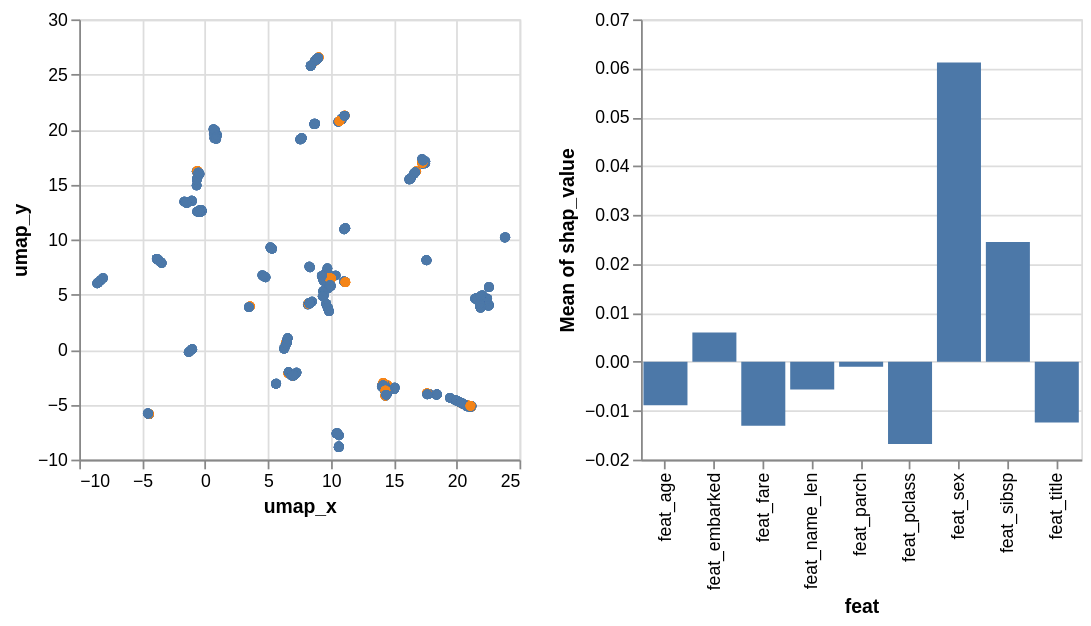

Express this chart as Vega-Lite.
### Vega specification from a JSON file in a GitHub repository (floating-point values rounded to 4 significant figures; data arrays with more than 128 entries replaced by an {"elided": "..."} marker saying what was removed)
{"$schema": "https://vega.github.io/schema/vega/v5.json", "background": "white", "padding": 5, "data": [{"name": "selector314_store"}, {"name": "selector315_store"}, {"name": "selector316_store"}, {"name": "data-a65be1c4d2c4fd82f8026b9ef18b6b31", "values": {"elided": "2655 records"}}, {"name": "data_1", "source": "data-a65be1c4d2c4fd82f8026b9ef18b6b31", "transform": [{"type": "filter", "expr": "isValid(datum[\"umap_x\"]) && isFinite(+datum[\"umap_x\"]) && isValid(datum[\"umap_y\"]) && isFinite(+datum[\"umap_y\"])"}]}, {"name": "data_2", "source": "data-a65be1c4d2c4fd82f8026b9ef18b6b31", "transform": [{"type": "filter", "expr": "!(length(data(\"selector314_store\"))) || (vlSelectionTest(\"selector314_store\", datum))"}, {"type": "aggregate", "groupby": ["feat"], "ops": ["mean"], "fields": ["shap_value"], "as": ["mean_shap_value"]}, {"type": "filter", "expr": "isValid(datum[\"mean_shap_value\"]) && isFinite(+datum[\"mean_shap_value\"])"}]}], "signals": [{"name": "childWidth", "value": 250}, {"name": "childHeight", "value": 250}, {"name": "unit", "value": {}, "on": [{"events": "mousemove", "update": "isTuple(group()) ? group() : unit"}]}, {"name": "selector314", "update": "vlSelectionResolve(\"selector314_store\", \"union\", true)"}, {"name": "selector315", "update": "{\"umap_x\": selector315_umap_x, \"umap_y\": selector315_umap_y}"}, {"name": "selector315_umap_x"}, {"name": "selector315_umap_y"}, {"name": "selector316", "update": "vlSelectionResolve(\"selector316_store\", \"union\")"}], "layout": {"padding": 20, "bounds": "full", "align": "each"}, "marks": [{"type": "group", "name": "concat_0_group", "style": "cell", "encode": {"update": {"width": {"signal": "childWidth"}, "height": {"signal": "childHeight"}}}, "signals": [{"name": "selector314_tuple", "on": [{"events": [{"source": "scope", "type": "click"}], "update": "datum && item().mark.marktype !== 'group' ? {unit: \"concat_0\", fields: selector314_tuple_fields, values: [(item().isVoronoi ? datum.datum : datum)[\"index\"]]} : null", "force": true}, {"events": [{"source": "scope", "type": "dblclick"}], "update": "null"}]}, {"name": "selector314_tuple_fields", "value": [{"type": "E", "field": "index"}]}, {"name": "selector314_toggle", "value": false, "on": [{"events": [{"source": "scope", "type": "click"}], "update": "event.shiftKey"}, {"events": [{"source": "scope", "type": "dblclick"}], "update": "false"}]}, {"name": "selector314_modify", "on": [{"events": {"signal": "selector314_tuple"}, "update": "modify(\"selector314_store\", selector314_toggle ? null : selector314_tuple, selector314_toggle ? null : true, selector314_toggle ? selector314_tuple : null)"}]}, {"name": "selector315_umap_x", "on": [{"events": {"signal": "selector315_translate_delta"}, "update": "panLinear(selector315_translate_anchor.extent_x, -selector315_translate_delta.x / childWidth)"}, {"events": {"signal": "selector315_zoom_delta"}, "update": "zoomLinear(domain(\"concat_0_x\"), selector315_zoom_anchor.x, selector315_zoom_delta)"}, {"events": [{"source": "scope", "type": "dblclick"}], "update": "null"}], "push": "outer"}, {"name": "selector315_umap_y", "on": [{"events": {"signal": "selector315_translate_delta"}, "update": "panLinear(selector315_translate_anchor.extent_y, selector315_translate_delta.y / childHeight)"}, {"events": {"signal": "selector315_zoom_delta"}, "update": "zoomLinear(domain(\"concat_0_y\"), selector315_zoom_anchor.y, selector315_zoom_delta)"}, {"events": [{"source": "scope", "type": "dblclick"}], "update": "null"}], "push": "outer"}, {"name": "selector315_tuple", "on": [{"events": [{"signal": "selector315_umap_x || selector315_umap_y"}], "update": "selector315_umap_x && selector315_umap_y ? {unit: \"concat_0\", fields: selector315_tuple_fields, values: [selector315_umap_x,selector315_umap_y]} : null"}]}, {"name": "selector315_tuple_fields", "value": [{"field": "umap_x", "channel": "x", "type": "R"}, {"field": "umap_y", "channel": "y", "type": "R"}]}, {"name": "selector315_translate_anchor", "value": {}, "on": [{"events": [{"source": "scope", "type": "mousedown"}], "update": "{x: x(unit), y: y(unit), extent_x: domain(\"concat_0_x\"), extent_y: domain(\"concat_0_y\")}"}]}, {"name": "selector315_translate_delta", "value": {}, "on": [{"events": [{"source": "window", "type": "mousemove", "consume": true, "between": [{"source": "scope", "type": "mousedown"}, {"source": "window", "type": "mouseup"}]}], "update": "{x: selector315_translate_anchor.x - x(unit), y: selector315_translate_anchor.y - y(unit)}"}]}, {"name": "selector315_zoom_anchor", "on": [{"events": [{"source": "scope", "type": "wheel", "consume": true}], "update": "{x: invert(\"concat_0_x\", x(unit)), y: invert(\"concat_0_y\", y(unit))}"}]}, {"name": "selector315_zoom_delta", "on": [{"events": [{"source": "scope", "type": "wheel", "consume": true}], "force": true, "update": "pow(1.001, event.deltaY * pow(16, event.deltaMode))"}]}, {"name": "selector315_modify", "on": [{"events": {"signal": "selector315_tuple"}, "update": "modify(\"selector315_store\", selector315_tuple, true)"}]}], "marks": [{"name": "concat_0_marks", "type": "symbol", "clip": true, "style": ["circle"], "interactive": true, "from": {"data": "data_1"}, "encode": {"update": {"opacity": {"value": 0.7}, "fill": [{"test": "!(length(data(\"selector314_store\"))) || (vlSelectionTest(\"selector314_store\", datum))", "scale": "color", "field": "error_col"}, {"value": "lightgray"}], "tooltip": {"signal": "{\"index\": format(datum[\"index\"], \"\"), \"PassengerId\": format(datum[\"PassengerId\"], \"\"), \"Survived\": format(datum[\"Survived\"], \"\"), \"Pclass\": format(datum[\"Pclass\"], \"\"), \"Name\": ''+datum[\"Name\"], \"Sex\": ''+datum[\"Sex\"], \"Age\": format(datum[\"Age\"], \"\"), \"SibSp\": format(datum[\"SibSp\"], \"\"), \"Parch\": format(datum[\"Parch\"], \"\"), \"Ticket\": ''+datum[\"Ticket\"], \"Fare\": format(datum[\"Fare\"], \"\"), \"Cabin\": ''+datum[\"Cabin\"], \"Embarked\": ''+datum[\"Embarked\"], \"umap_x\": format(datum[\"umap_x\"], \"\"), \"umap_y\": format(datum[\"umap_y\"], \"\"), \"target\": format(datum[\"target\"], \"\"), \"pred\": format(datum[\"pred\"], \"\"), \"error_col\": ''+datum[\"error_col\"], \"feat\": ''+datum[\"feat\"], \"shap_value\": format(datum[\"shap_value\"], \"\")}"}, "x": {"scale": "concat_0_x", "field": "umap_x"}, "y": {"scale": "concat_0_y", "field": "umap_y"}, "shape": {"value": "circle"}}}}], "axes": [{"scale": "concat_0_x", "orient": "bottom", "gridScale": "concat_0_y", "grid": true, "tickCount": {"signal": "ceil(childWidth/40)"}, "domain": false, "labels": false, "maxExtent": 0, "minExtent": 0, "ticks": false, "zindex": 0}, {"scale": "concat_0_y", "orient": "left", "gridScale": "concat_0_x", "grid": true, "tickCount": {"signal": "ceil(childHeight/40)"}, "domain": false, "labels": false, "maxExtent": 0, "minExtent": 0, "ticks": false, "zindex": 0}, {"scale": "concat_0_x", "orient": "bottom", "grid": false, "title": "umap_x", "labelFlush": true, "labelOverlap": true, "tickCount": {"signal": "ceil(childWidth/40)"}, "zindex": 0}, {"scale": "concat_0_y", "orient": "left", "grid": false, "title": "umap_y", "labelOverlap": true, "tickCount": {"signal": "ceil(childHeight/40)"}, "zindex": 0}]}, {"type": "group", "name": "concat_1_group", "style": "cell", "encode": {"update": {"width": {"signal": "childWidth"}, "height": {"signal": "childHeight"}}}, "signals": [{"name": "selector314_tuple", "on": [{"events": [{"source": "scope", "type": "click"}], "update": "datum && item().mark.marktype !== 'group' ? {unit: \"concat_1\", fields: selector314_tuple_fields, values: [(item().isVoronoi ? datum.datum : datum)[\"index\"]]} : null", "force": true}, {"events": [{"source": "scope", "type": "dblclick"}], "update": "null"}]}, {"name": "selector314_tuple_fields", "value": [{"type": "E", "field": "index"}]}, {"name": "selector314_toggle", "value": false, "on": [{"events": [{"source": "scope", "type": "click"}], "update": "event.shiftKey"}, {"events": [{"source": "scope", "type": "dblclick"}], "update": "false"}]}, {"name": "selector314_modify", "on": [{"events": {"signal": "selector314_tuple"}, "update": "modify(\"selector314_store\", selector314_toggle ? null : selector314_tuple, selector314_toggle ? null : true, selector314_toggle ? selector314_tuple : null)"}]}, {"name": "selector316_feat", "on": [{"events": {"signal": "selector316_translate_delta"}, "update": "panLinear(selector316_translate_anchor.extent_x, -selector316_translate_delta.x / childWidth)"}, {"events": {"signal": "selector316_zoom_delta"}, "update": "zoomLinear(domain(\"concat_1_x\"), selector316_zoom_anchor.x, selector316_zoom_delta)"}, {"events": [{"source": "scope", "type": "dblclick"}], "update": "null"}]}, {"name": "selector316_tuple", "on": [{"events": [{"signal": "selector316_feat"}], "update": "selector316_feat ? {unit: \"concat_1\", fields: selector316_tuple_fields, values: [selector316_feat]} : null"}]}, {"name": "selector316_tuple_fields", "value": [{"field": "feat", "channel": "x", "type": "E"}]}, {"name": "selector316_translate_anchor", "value": {}, "on": [{"events": [{"source": "scope", "type": "mousedown"}], "update": "{x: x(unit), y: y(unit), extent_x: domain(\"concat_1_x\")}"}]}, {"name": "selector316_translate_delta", "value": {}, "on": [{"events": [{"source": "window", "type": "mousemove", "consume": true, "between": [{"source": "scope", "type": "mousedown"}, {"source": "window", "type": "mouseup"}]}], "update": "{x: selector316_translate_anchor.x - x(unit), y: selector316_translate_anchor.y - y(unit)}"}]}, {"name": "selector316_zoom_anchor", "on": [{"events": [{"source": "scope", "type": "wheel", "consume": true}], "update": "{x: invert(\"concat_1_x\", x(unit)), y: invert(\"concat_1_y\", y(unit))}"}]}, {"name": "selector316_zoom_delta", "on": [{"events": [{"source": "scope", "type": "wheel", "consume": true}], "force": true, "update": "pow(1.001, event.deltaY * pow(16, event.deltaMode))"}]}, {"name": "selector316_modify", "on": [{"events": {"signal": "selector316_tuple"}, "update": "modify(\"selector316_store\", selector316_tuple, true)"}]}], "marks": [{"name": "concat_1_marks", "type": "rect", "style": ["bar"], "interactive": true, "from": {"data": "data_2"}, "encode": {"update": {"fill": {"value": "#4c78a8"}, "x": {"scale": "concat_1_x", "field": "feat"}, "width": {"scale": "concat_1_x", "band": true}, "y": {"scale": "concat_1_y", "field": "mean_shap_value"}, "y2": {"scale": "concat_1_y", "value": 0}}}}], "axes": [{"scale": "concat_1_y", "orient": "left", "gridScale": "concat_1_x", "grid": true, "tickCount": {"signal": "ceil(childHeight/40)"}, "domain": false, "labels": false, "maxExtent": 0, "minExtent": 0, "ticks": false, "zindex": 0}, {"scale": "concat_1_x", "orient": "bottom", "grid": false, "title": "feat", "labelAlign": "right", "labelAngle": 270, "labelBaseline": "middle", "zindex": 0}, {"scale": "concat_1_y", "orient": "left", "grid": false, "title": "Mean of shap_value", "labelOverlap": true, "tickCount": {"signal": "ceil(childHeight/40)"}, "zindex": 0}]}], "scales": [{"name": "color", "type": "ordinal", "domain": {"data": "data_1", "field": "error_col", "sort": true}, "range": "category"}, {"name": "concat_0_x", "type": "linear", "domain": {"data": "data_1", "field": "umap_x"}, "domainRaw": {"signal": "selector315[\"umap_x\"]"}, "range": [0, {"signal": "childWidth"}], "nice": true, "zero": true}, {"name": "concat_0_y", "type": "linear", "domain": {"data": "data_1", "field": "umap_y"}, "domainRaw": {"signal": "selector315[\"umap_y\"]"}, "range": [{"signal": "childHeight"}, 0], "nice": true, "zero": true}, {"name": "concat_1_x", "type": "band", "domain": {"data": "data_2", "field": "feat", "sort": true}, "range": [0, {"signal": "childWidth"}], "paddingInner": 0.1, "paddingOuter": 0.05}, {"name": "concat_1_y", "type": "linear", "domain": {"data": "data_2", "field": "mean_shap_value"}, "range": [{"signal": "childHeight"}, 0], "nice": true, "zero": true}]}
